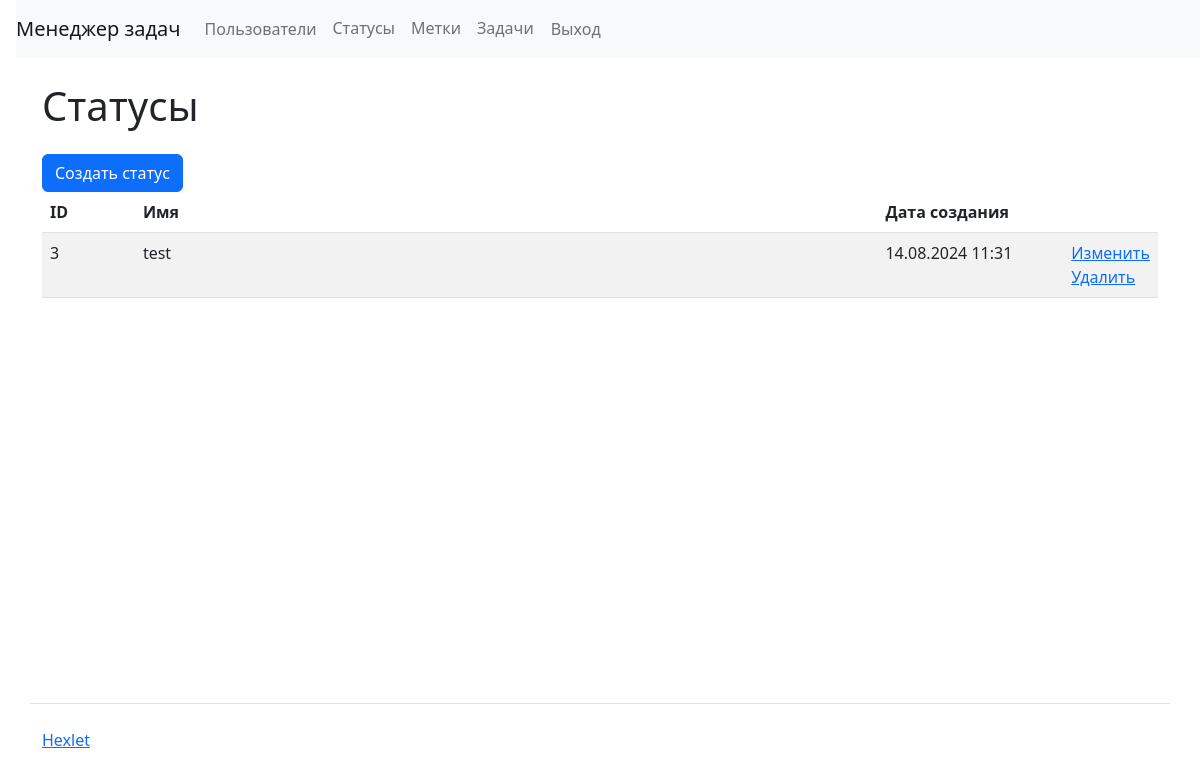
Page /statuses/ (signed in) on the earlier database version.
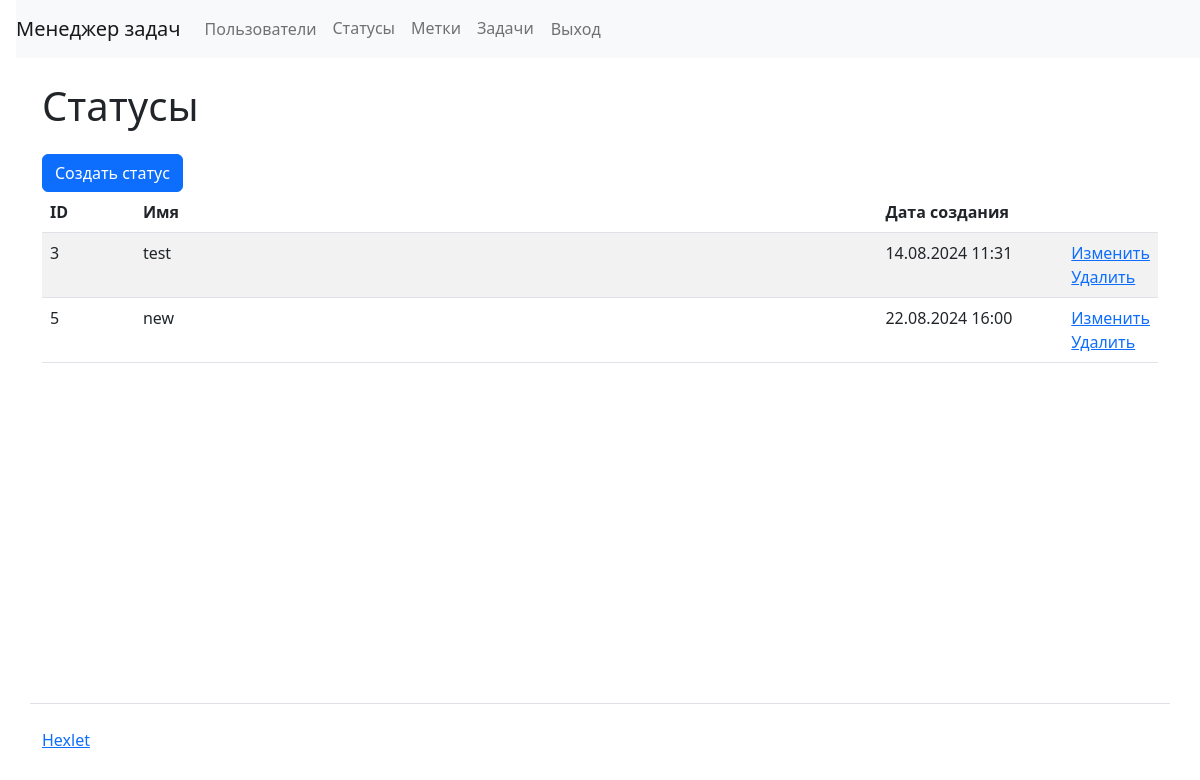
Same page on the later database version.
### task_manager/statuses/models.py (models this page shows, shortened)
class Status(models.Model):
    name = models.CharField(max_length=150, unique=True)
    created_at = models.DateTimeField(auto_now_add=True)
    updated_at = models.DateTimeField(auto_now=True)
    objects = CustomStatusManager()

### task_manager/statuses/views.py (the view)
# urls.py: path('', StatusListView.as_view(),
class StatusListView(AuthRequiredMixin, ListView):
    model = Status
    context_object_name = 'statuses'
    template_name = 'statuses/status_list.html'

### task_manager/tools.py (called while the page is built)
    def dispatch(self, request, *args, **kwargs):
        if not request.user.is_authenticated:
            messages.error(
                request, _("You are not logged in! Please sign in."),
                extra_tags='danger')
            return redirect('login')
        return super().dispatch(request, *args, **kwargs)

### task_manager/templates/statuses/status_list.html (shortened to what this page needs)
{% extends "main.html" %}
{% load i18n %}
{% block content %}
<div class="container wrapper flex-grow-1">
      <h1 class="my-4">
{% trans "Statuses" %}
      </h1>
<a href="{% url 'statuses:statuses_create' %}" class="btn btn-primary">{% trans "Create status" %}</a>
<table class="table table-striped">
<thead>
  <tr>
    <th class="col-1">ID</th>
    <th class="col-8 wide-column">{% trans "Name" %}</th>
    <th class="col-2">{% trans "Created at" %}</th>
    <th class="col-1"></th>
  </tr>
</thead>
  <tbody>
    {% for status in statuses %}
      <tr>
        <td>{{ status.id }}</td>
        <td>{{ status.name }}</td>
        <td>{{ status.created_at|date:"d.m.Y H:i" }}</td>
        <td>
          <a href="{% url 'statuses:statuses_update' status.pk %}">{% trans "Edit" %}</a>
          <br>
           <a href="{% url 'statuses:statuses_delete' status.pk %}">{% trans "Delete" %}</a>
        </td>
      </tr>
   {% endfor %}
        </tbody>
</table>
    </div>
{% endblock %}

Differences in the rows shown:
added Status: id "5", name "new", created_at "22.08.2024 16:00"
